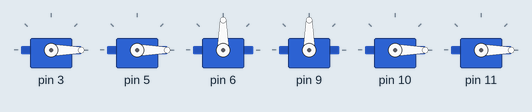
Simulated run of this program. Board: Arduino Uno, built with avr-gcc and run on an emulated ATmega328P. Shown: 6 × servo.

Above: at 0.1 s.
Timing chart, 0 to 1.6 s (numbered marks = the images above):
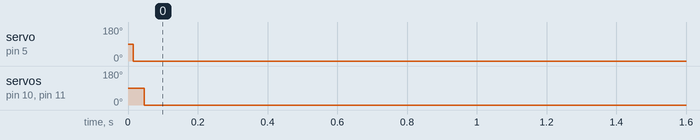

The program:

main.cpp
```cpp
#include <Arduino.h>

#include <FlightControlSurface.h>
#include <Flap.h>
#include <Rudder.h>

// servos
Servo FLAP_LEFT_SERVO;
Servo FLAP_RIGHT_SERVO;

Servo RUDDER_LEFT_SERVO;
Servo RUDDER_RIGHT_SERVO;

Servo ELEVATOR_LEFT_SERVO;
Servo ELEVATOR_RIGHT_SERVO;

// flight control surfaces
FlightControlSurface flap_left = Flap(&FLAP_LEFT_SERVO, 0);
FlightControlSurface flap_right = Flap(&FLAP_RIGHT_SERVO, 1);

FlightControlSurface rudder_left = Rudder(&RUDDER_LEFT_SERVO, 0);
FlightControlSurface rudder_right = Rudder(&RUDDER_RIGHT_SERVO, 1);

FlightControlSurface elevator_left = FlightControlSurface(&ELEVATOR_LEFT_SERVO);
FlightControlSurface elevator_right = FlightControlSurface(&ELEVATOR_RIGHT_SERVO);

// joystick values
uint16_t jstick_x = 512;  // initialize to center value
uint16_t jstick_y = 512;

void setup() {
  // attach servos
  flap_left.init(3);
  flap_right.init(5);

  rudder_left.init(6);
  rudder_right.init(9);

  elevator_left.init(10);
  elevator_right.init(11);
}

void loop() {
  // map joystick values to [0-100] range (2 decimals precision)
  map(jstick_x, 0, 1023, 0, 100);
  map(jstick_y, 0, 1023, 0, 100);

  // actuate roll
  flap_left.move(jstick_x);
  flap_right.move(jstick_x);

  // actuate yaw

  // actuate pitch
  elevator_left.move(jstick_y);
  elevator_right.move(jstick_y);
}
```

Flap.h
```cpp
#include <FlightControlSurface.h>

class Flap: public FlightControlSurface {
    private:
        bool side;

    public:
        Flap(Servo* servo, bool side);

        void move(uint8_t percentage);
};
```

FlightControlSurface.h
```cpp
#include <Arduino.h>
#include <Servo.h>

class FlightControlSurface {
    protected:
        Servo* servo;
        static const uint8_t ANGLE_CENTER = 90;
        static const uint8_t ANGLE_MAX = 180;
        static const uint8_t ANGLE_MIN = 0;

    public:
        /**
         * @param side: 1 = right, 0 = left
         */
        FlightControlSurface(Servo* servo);

        void init(uint8_t pin);

        void move(uint8_t percentage);

        void moveServo(uint8_t angle);

        void center();
};
```

Rudder.h
```cpp
#include <FlightControlSurface.h>

class Rudder: public FlightControlSurface {
    protected:
        bool side;

    public:
        Rudder(Servo* servo, bool side);

        void brake();
};
```

Flap.cpp
```cpp
#include <Flap.h>

Flap::Flap(Servo* servo, bool side) : FlightControlSurface(servo) {
    this->side = side;
}

void Flap::move(uint8_t percentage) {
    uint8_t angle = percentage;
    map(angle, 0, 100, 180 - side * ANGLE_MAX, side * ANGLE_MIN);
    FlightControlSurface::moveServo(angle);
}
```

FlightControlSurface.cpp
```cpp
#include <FlightControlSurface.h>

FlightControlSurface::FlightControlSurface(Servo* servo) {
    this->servo = servo;
}

void FlightControlSurface::init(uint8_t pin) {
    this->servo->attach(pin);
}

void FlightControlSurface::move(uint8_t percentage) {
    uint8_t angle = percentage;
    map(angle, 0, 100, 0, 180);
    moveServo(angle);
}

void FlightControlSurface::moveServo(uint8_t angle) {
    servo->write(angle);
    delay(15);
}

void FlightControlSurface::center() {
    moveServo(90);
}
```

Rudder.cpp
```cpp
#include <Rudder.h>

Rudder::Rudder(Servo* servo, bool side) : FlightControlSurface(servo) {
    this->side = side;
}

void Rudder::brake() {
    moveServo(this->side ? this->ANGLE_MIN : this->ANGLE_MAX);  // brake by pulling the rudders towards each other
}
```

Measured:
- by itself, servo on pin 5: 90° → 0° at 0.02 s
- by itself, servo on pin 10, servo on pin 11: 90° → 0° at 0.05 s
